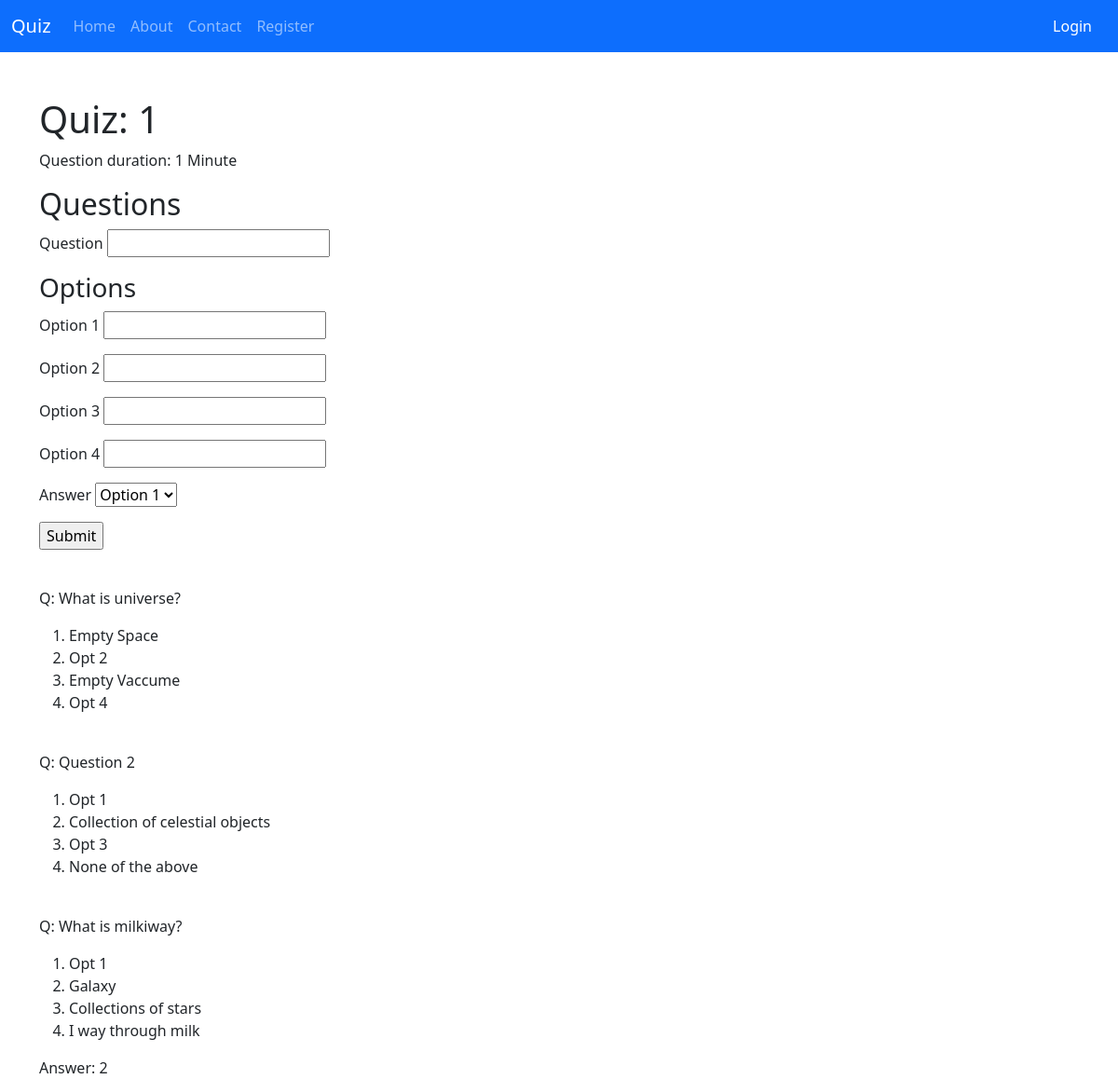
The page /subject/1/quizzes/1 on the database as committed earlier.
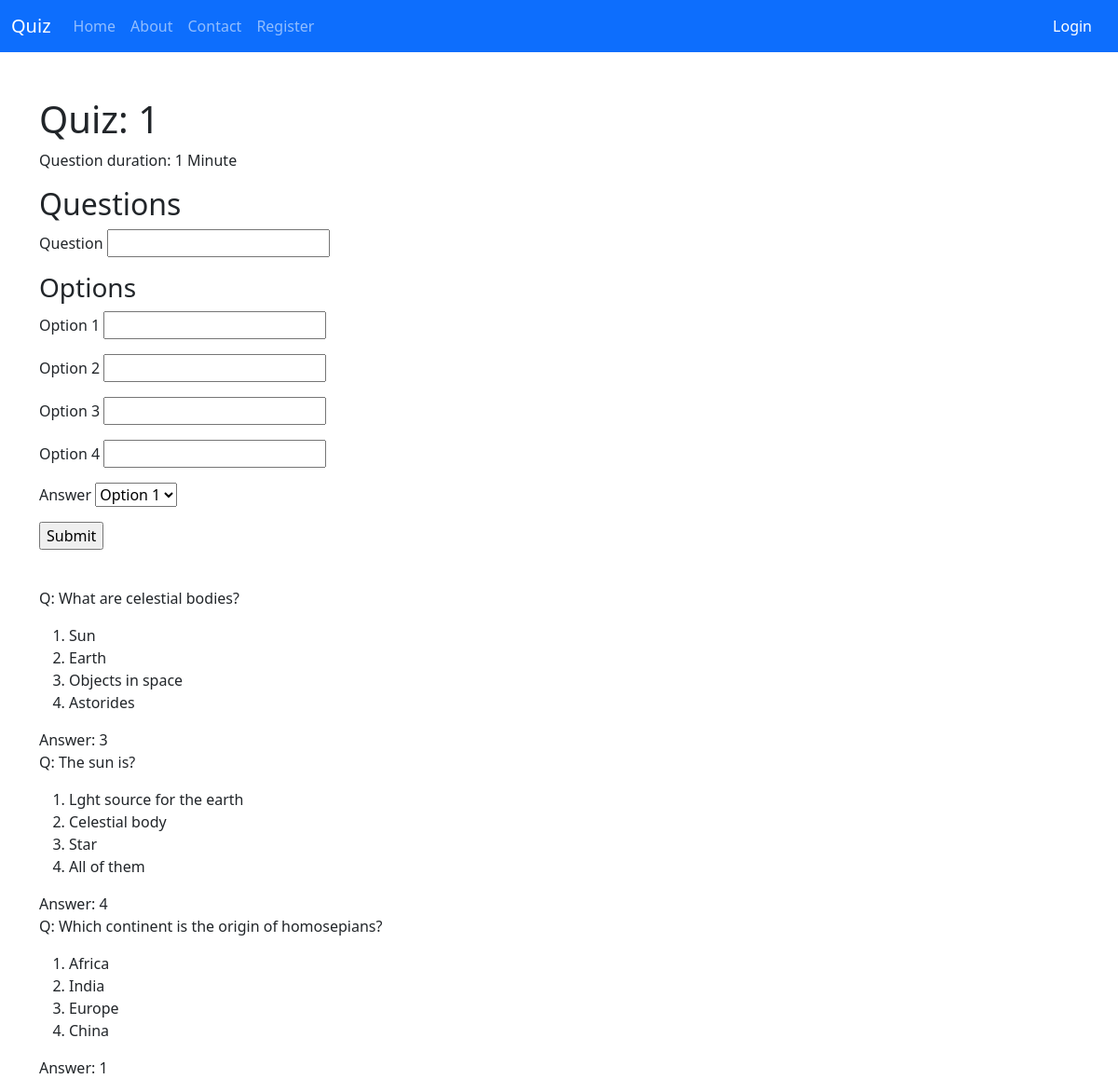
The same page on the database as committed later.
### app/models.py (models this page shows, shortened)
class Quiz(db.Model):
    id: so.Mapped[int] = so.mapped_column(sa.Integer, primary_key=True)
    created_at: so.Mapped[date] = so.mapped_column(sa.Date, nullable=False, default=lambda: datetime.now(timezone.utc))
    duration: so.Mapped[QuestionDurationEnum] = so.mapped_column(
        sa.Enum(QuestionDurationEnum),
        nullable=False,
        default=QuestionDurationEnum.ONE_MINUTE
    )
    status: so.Mapped[QuizStatusEnum] = so.mapped_column(
        sa.Enum(QuizStatusEnum),
        nullable=False,
        default=QuizStatusEnum.OPEN
    )
    subject_id: so.Mapped[int] = so.mapped_column(sa.Integer, sa.ForeignKey(Subject.id), nullable=False)
    quiz_subject: so.Mapped["Subject"] = so.relationship("Subject", back_populates="quizzes")
    questions: so.Mapped[list["QuizQuestion"]] = so.relationship("QuizQuestion", back_populates="quiz")
    test_results: so.Mapped[list["TestResult"]] = so.relationship("TestResult", back_populates="quiz")

class QuizQuestion(db.Model):
    id: so.Mapped[int] = so.mapped_column(sa.Integer, primary_key=True)
    question: so.Mapped[str] = so.mapped_column(sa.Text, nullable=False)
    created_at: so.Mapped[sa.DateTime] = so.mapped_column(sa.DateTime, default=sa.func.now())
    option1: so.Mapped[str] = so.mapped_column(sa.Text, nullable=False)
    option2: so.Mapped[str] = so.mapped_column(sa.Text, nullable=False)
    option3: so.Mapped[str] = so.mapped_column(sa.Text, nullable=False)
    option4: so.Mapped[str] = so.mapped_column(sa.Text, nullable=False)
    quiz_id: so.Mapped[int] = so.mapped_column(sa.Integer, sa.ForeignKey(Quiz.id), nullable=False)
    quiz: so.Mapped["Quiz"] = so.relationship("Quiz", back_populates="questions")
    answer: so.Mapped['QuizQuestionAnswer'] = so.relationship("QuizQuestionAnswer", back_populates="question", uselist=False)
    user_answer: so.Mapped['QuizQuestionUserAnswers'] = so.relationship("QuizQuestionUserAnswers", back_populates="question", uselist=False)

class QuizQuestionAnswer(db.Model):
    id: so.Mapped[int] = so.mapped_column(sa.Integer, primary_key=True)
    option: so.Mapped[QuestionAnswerEnum] = so.mapped_column(sa.Enum(QuestionAnswerEnum), nullable=False)
    timestamp: so.Mapped[datetime] = so.mapped_column(index=True, default=lambda: datetime.now(timezone.utc))
    question_id: so.Mapped[int] = so.mapped_column(sa.ForeignKey(QuizQuestion.id), index=True, nullable=False)
    question: so.Mapped["QuizQuestion"] = so.relationship("QuizQuestion", back_populates="answer")

### app/routes.py (the view, shortened to what this page needs)
@app.route("/subject/<int:subject_id>/quizzes/<int:quiz_id>", methods=["GET", "POST"])
def view_quiz(subject_id, quiz_id):
    quiz = db.first_or_404(sa.select(Quiz).where(Quiz.id == quiz_id, Quiz.subject_id == subject_id))
    questions = db.session.scalars(sa.select(QuizQuestion).where(QuizQuestion.quiz_id == quiz_id)).all()
    form = QuizQuestionForm()
    return render_template("quiz_details.html", quiz=quiz, form=form, questions=questions)

### app/forms.py
class QuizQuestionForm(FlaskForm):
    question = StringField('Question', validators=[DataRequired()])
    option1 = StringField('Option 1', validators=[DataRequired()])
    option2 = StringField('Option 2', validators=[DataRequired()])
    option3 = StringField('Option 3', validators=[DataRequired()])
    option4 = StringField('Option 4', validators=[DataRequired()])
    option = SelectField('Answer', choices=[
        (QuestionAnswerEnum.OPTION1.value, "Option 1"),
        (QuestionAnswerEnum.OPTION2.value, "Option 2"),
        (QuestionAnswerEnum.OPTION3.value, "Option 3"),
        (QuestionAnswerEnum.OPTION4.value, "Option 4"),
    ], validators=[DataRequired()])
    submit = SubmitField('Submit')

### app/templates/quiz_details.html
{% extends "base.html" %}
{% block content %}
    <h1>Quiz: {{ quiz.id }}</h1>
    <p>Question duration: {{ quiz.duration.value }} Minute</p>
    <h2>Questions</h2>
    {% include "_question_form.html" %}<br>
    {% for question in questions %}
        <p>Q: {{ question.question }}</p>
        <ol>
            <li>{{ question.option1 }}</li>
            <li>{{ question.option2 }}</li>
            <li>{{ question.option3 }}</li>
            <li>{{ question.option4 }}</li>
        </ol>
        {% if question.answer %}
        Answer: {{ question.answer.option.value }}
        {% endif %}
        <br>
    {% endfor %}
{% endblock %}

### app/templates/base.html (shortened to what this page needs)
<!DOCTYPE html>
<html>
    <head>
        <link rel="stylesheet" href="{{ url_for('static', filename='css/bootstrap.min.css')}}">
    </head>
    <body>
        <nav class="navbar navbar-expand-lg sticky-top bg-primary" data-bs-theme="dark">
            <div class="container-fluid">
                <a class="navbar-brand" href="#">Quiz</a>
                <div class="collapse navbar-collapse" id="navbarNav">
                    <ul class="navbar-nav me-auto mb-2 mb-lg-0">
                        <li class="nav-item">
                            <a class="nav-link" href="#">Home</a>
                        </li>
                        <li class="nav-item">
                            <a class="nav-link" href="#">About</a>
                        </li>
                        <li class="nav-item">
                            <a class="nav-link" href="#">Contact</a>
                        </li>
                        {% if current_user.is_anonymous %}
                        <li class="nav-item">
                            <a class="nav-link" href="{{ url_for('register') }}">Register</a>
                        </li>
                        {% else %}
                        <li class="nav-item">
                            <a class="nav-link" href="{{ url_for('subjects') }}">Subjects</a>
                        </li>
                        {% endif %}
                    </ul>
                    <div class="d-flex align-items-center">
                        {% if current_user and current_user.is_active %}
                        <a class="nav-link text-white me-3" href="{{ url_for('logout') }}">Logout</a>
                        <a href="{{ url_for('user', username=current_user.username) }}">
                            {% if current_user.avatar %}
                            <img src="{{ url_for('static', filename=current_user.avatar) }}" alt="Avatar" class="rounded-circle" style="width: 40px; height: 40px;">
                            {% else %}
                            <img alt="Dynamic Image" class="rounded-circle" style="width: 40px; height: 40px;">
                            {% endif %}
                        </a>
                        {% else %}
                        <a class="nav-link text-white me-3" href="{{ url_for('login') }}">Login</a>
                        {% endif %}
                    </div>
                </div>
            </div>
        </nav>
        <main class="container mt-5">
            {% block content %}
            {% endblock %}
        </main>
    </body>
</html>

### app/templates/_question_form.html (shortened to what this page needs)
<form method="POST">
    <p>
        {{ form.question.label }}
        {{ form.question() }}
    </p>
    <h3>Options</h3>
    <p>
        {{ form.option1.label }}
        {{ form.option1() }}
    </p>
    <p>
        {{ form.option2.label }}
        {{ form.option2() }}
    </p>
    <p>
        {{ form.option3.label }}
        {{ form.option3() }}
    </p>
    <p>
        {{ form.option4.label }}
        {{ form.option4() }}
    </p>
    <p>
        {{ form.option.label }}
        {{ form.option() }}
    </p>
    <p>{{ form.submit() }}</p>
</form>

Rows that differ between the two databases and show on the page:
removed QuizQuestion: question "What is universe?", option1 "Empty Space", option2 "Opt 2", option3 "Empty Vaccume", option4 "Opt 4"
removed QuizQuestion: question "Question 2", option1 "Opt 1", option2 "Collection of celestial objects", option3 "Opt 3", option4 "None of the above"
removed QuizQuestion: question "What is milkiway?", option1 "Opt 1", option2 "Galaxy", option3 "Collections of stars", option4 "I way through milk", answer.option.value "2"
added QuizQuestion: question "What are celestial bodies?", option1 "Sun", option2 "Earth", option3 "Objects in space", option4 "Astorides", answer.option.value "3"
added QuizQuestion: question "The sun is?", option1 "Lght source for the earth", option2 "Celestial body", option3 "Star", option4 "All of them", answer.option.value "4"
added QuizQuestion: question "Which continent is the origin of homosepians?", option1 "Africa", option2 "India", option3 "Europe", option4 "China", answer.option.value "1"
